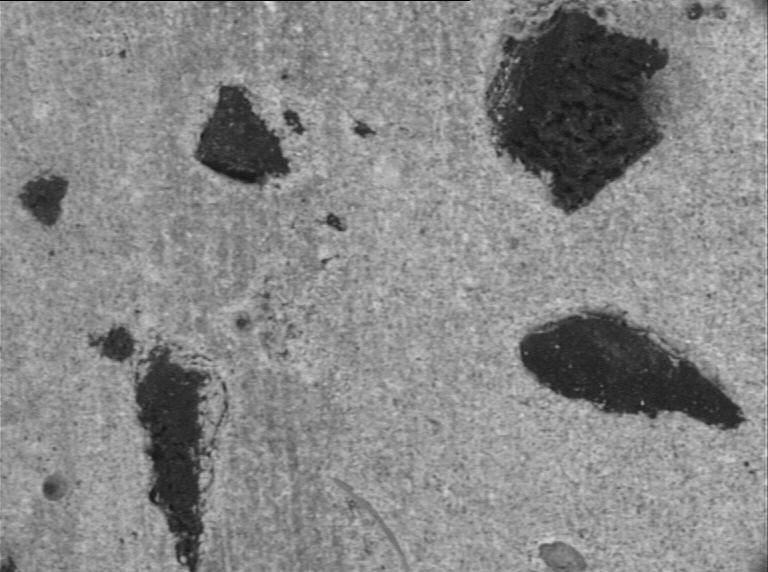
#> input picture Image_beton.bmp, 768 x 572 px
$ python Fermeture.py
#> lines starting #> are read from the running program, lines starting #| are printed output that depends on the picture; after the words box and inside, x2 and y2 are one past the last pixel; in counts of white or black regions, pixels touching at a corner belong together
# Import de la bibliothèque OpenCV
import cv2
# Chargement de l'image de béton en niveaux de gris en mémoire
img = cv2.imread('Image_beton.bmp', cv2.IMREAD_GRAYSCALE) # img est un tableau Numpy
#> img is the input picture: shape (572, 768); min 0, max 224, mean 134.9
# Affichage de l'image originale
cv2.imshow("Du béton", img)
#Traitement 1 : Binarisation inverse avec Otsu (granulats en blanc, fond en noir)
retval, resultat = cv2.threshold(img, 0, 255, cv2.THRESH_BINARY_INV + cv2.THRESH_OTSU)
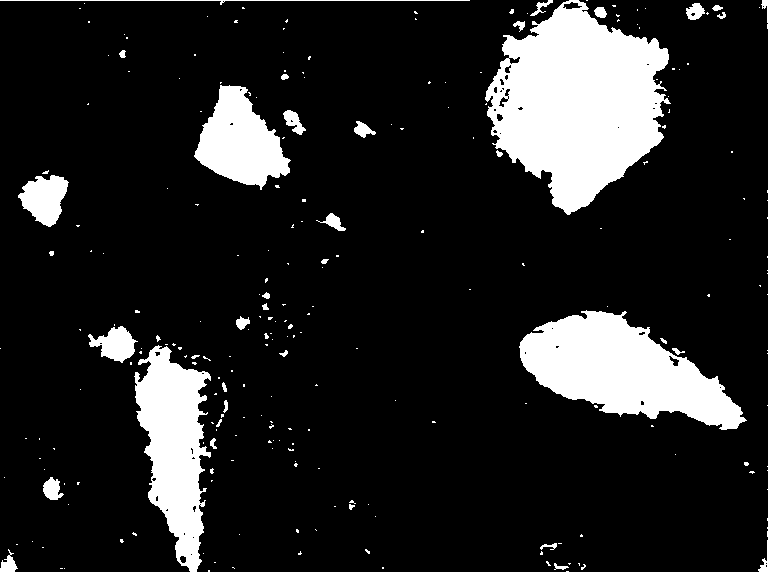
#> resultat: shape (572, 768); 14.2% white; 247 white regions (208 under 20 px), largest, box (x1, y1, x2, y2) and area: (485, 0, 671, 215) 24890, (519, 310, 747, 430) 14713, (134, 345, 211, 572) 10076
#> retval = 101
print("Seuil de binarisation (Otsu) :", retval)
#| Seuil de binarisation (Otsu) : 101.0
cv2.imshow("Du béton avec seuil inverse", resultat)
#Traitement 2 : Ouverture avec un élément structurant carré de 6x6 (suppression des impuretés)
element_ouverture = cv2.getStructuringElement(cv2.MORPH_RECT, (6, 6))
ouverture = cv2.morphologyEx(resultat, cv2.MORPH_OPEN, element_ouverture)
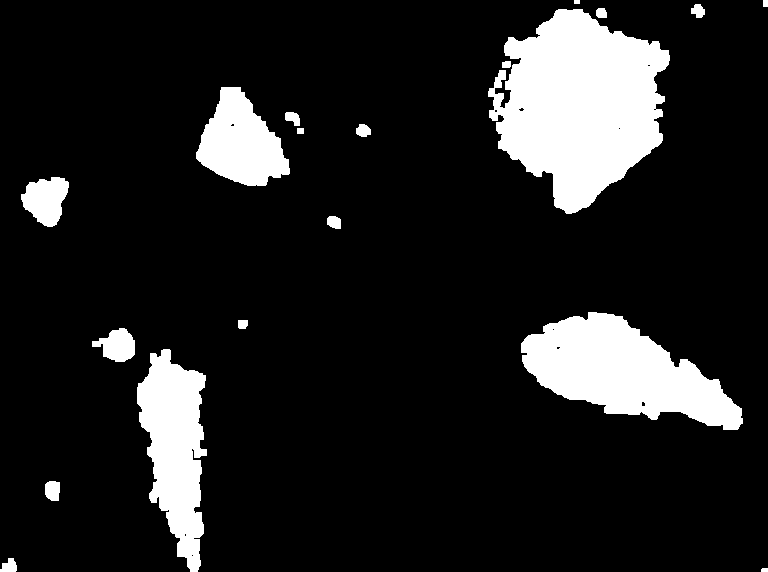
#> ouverture: shape (572, 768); 13.2% white; 19 white regions, largest, box (x1, y1, x2, y2) and area: (488, 9, 670, 214) 24172, (521, 312, 743, 430) 14427, (137, 349, 207, 572) 9525
cv2.imshow("Du béton après ouverture", ouverture)
#Construction de l'élément structurant de la fermeture : carré de 6x6 (vides de moins de 6 pixels)
element_fermeture = cv2.getStructuringElement(cv2.MORPH_RECT, (6, 6))
#Traitement 3 : Fermeture pour combler les vides dans les granulats (faux négatifs)
fermeture = cv2.morphologyEx(ouverture, cv2.MORPH_CLOSE, element_fermeture)
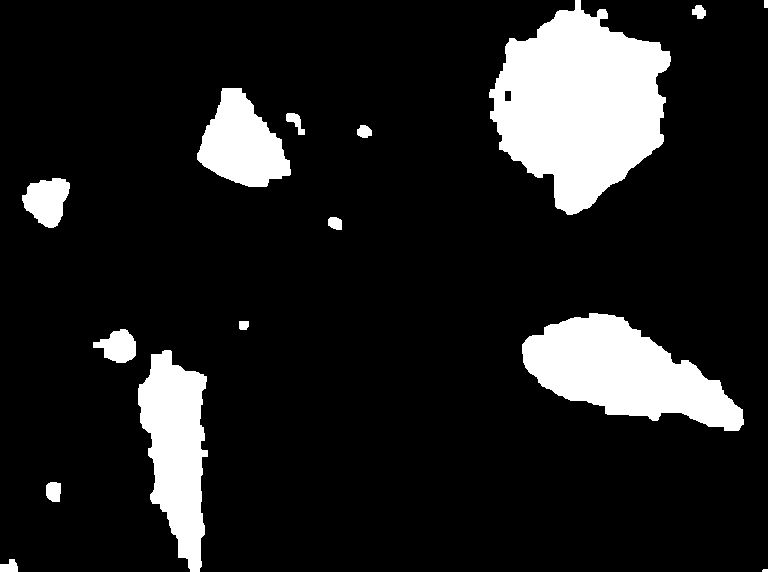
#> fermeture: shape (572, 768); 13.3% white; 15 white regions (1 under 20 px), largest, box (x1, y1, x2, y2) and area: (489, 0, 671, 215) 24833, (522, 313, 744, 431) 14507, (138, 350, 208, 572) 9679
#Affichage de l'image après fermeture
cv2.imshow("Du béton après fermeture", fermeture)
cv2.waitKey(0)
#Destruction de toutes les fenêtres
cv2.destroyAllWindows()
